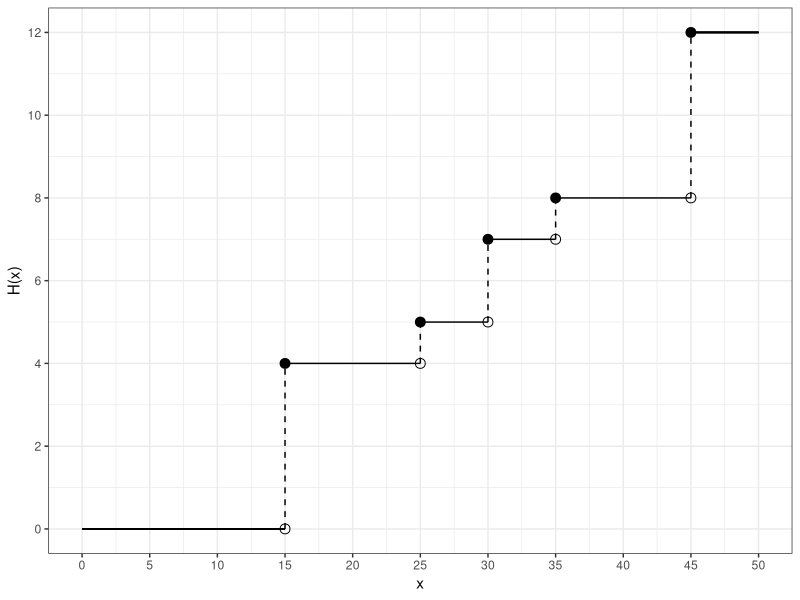
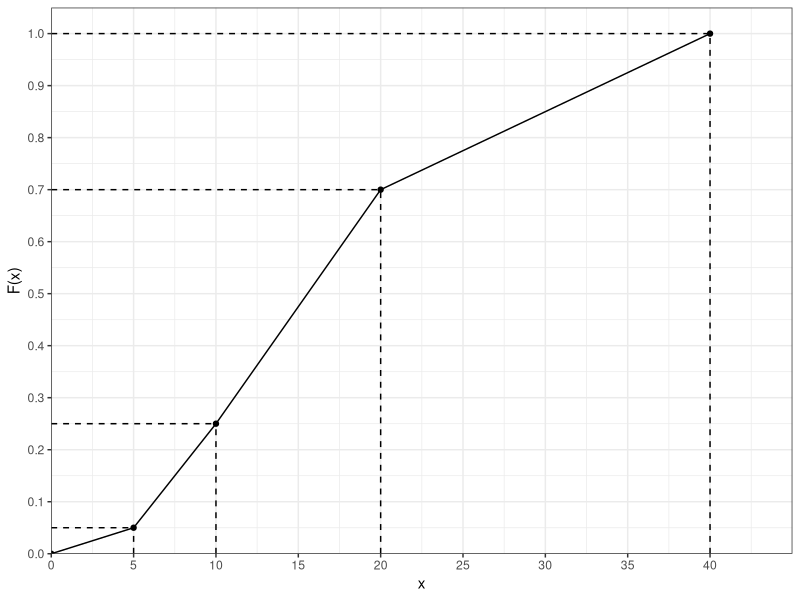
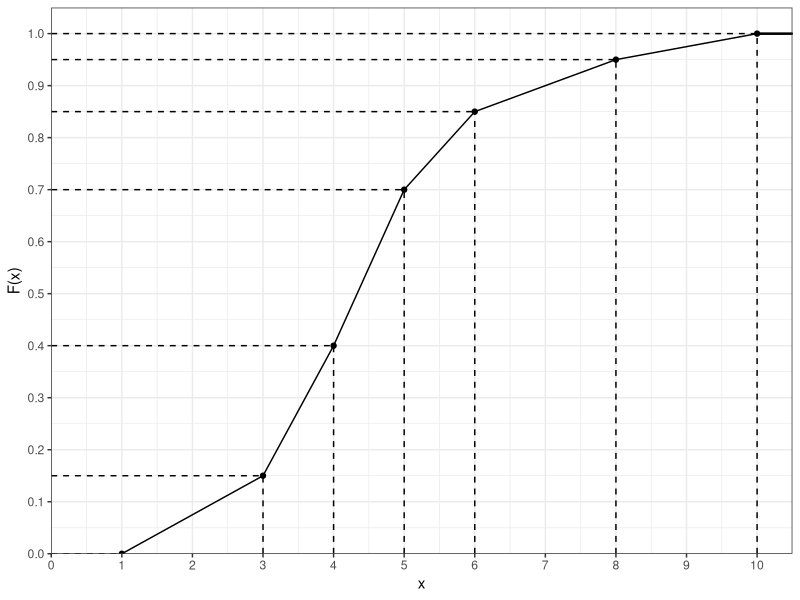
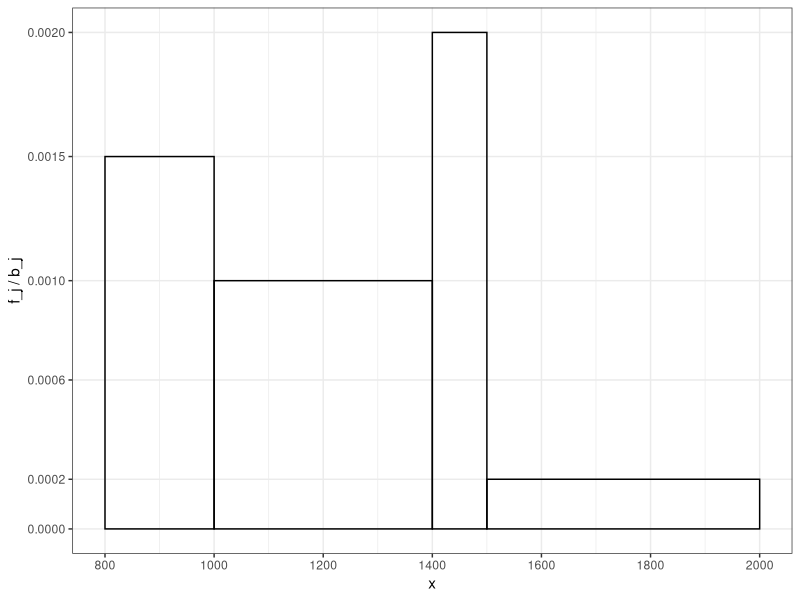
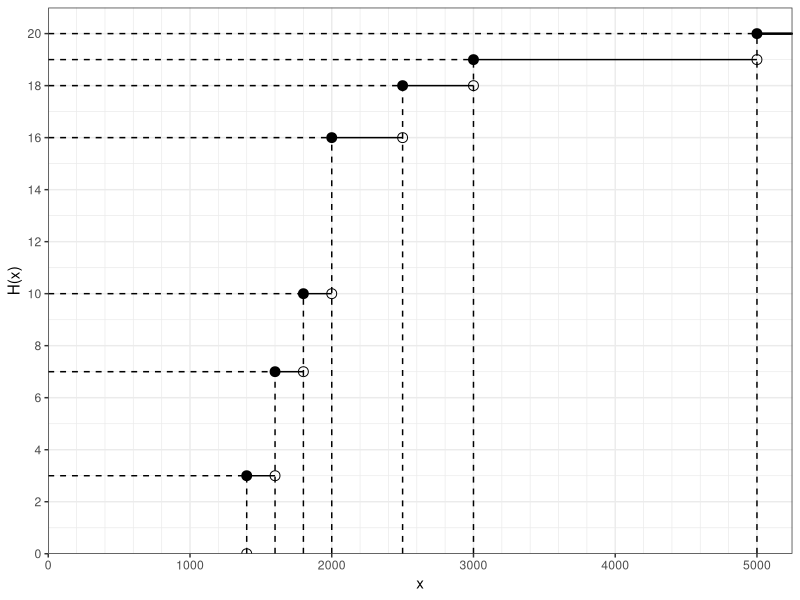

Recreate these plots in R, in order.
## ---- chunk 1
knitr::opts_chunk$set(echo = TRUE, message = FALSE, warning = FALSE, error = FALSE)
## ---- chunk 2
library(ggplot2)
library(dplyr)
library(knitr)

# Set ggplot2 theme
theme_set(theme_bw())
## ---- chunk 3
t <- c("t_0 = 0", "t_1 = 1", "t_2 = 2", "t_3 = 3", "t_4 = 4", "t_5 = 5")
i <- c("-", "10%", "12%", "35%", "27%", "4%")
x <- c(1000, 1100, 1232, 1663.2, 2112.26, 2196.75)
tbl <- tibble(t = t, i = i, x = x)

names(tbl) <- c("Time t [years]", "Interest rate i", "Year-end value [EUR]")

kable(tbl)
## ---- chunk 4
x <- c("0 - 20", "20 - 50", "50 - 150", "150 - 300")
order <- c(15, 30, 45, 10)
tbl <- tibble(x = x, order = order)
names(tbl) <- c("Order value in 1000 EUR from ... to less than ...", "Number of orders")
kable(tbl)
## ---- chunk 5
# Prerequisites
break_left <- c(0, 20, 50, 150)
break_right <- c(20, 50, 150, 300)
n_orders <- c(15, 30, 45, 10)
n_berlin <- sum(n_orders)

tbl <- tibble(break_left = break_left, break_right = break_right, n_orders = n_orders)

kable(tbl)
## ---- chunk 6
tbl <- tbl %>%
  mutate(rel_frequency = n_orders / 100) %>%
  mutate(cum_rel_frequency = cumsum(rel_frequency)) %>%
  print()
## ---- chunk 7
# Interpolation
x_25 <- 20 + (0.25 - 0.15) / (0.45 - 0.15) * (50 - 20)
x_50 <- 50 + (0.5 - 0.45) / (0.9 - 0.45) * (150 - 50)
x_75 <- 50 + (0.75 - 0.45) / (0.9 - 0.45) * (150 - 50)
x_25
x_50
x_75
## ---- chunk 8
tbl <- tbl %>%
  mutate(group_mean = (break_left + break_right) / 2) %>%
  print() %>%
  mutate(total_order_value = group_mean * n_orders) %>%
  print() %>%
  summarise(mean_order_value = sum(total_order_value) / sum(n_orders)) %>%
  print()

x_bar_berlin <- tbl$mean_order_value
## ---- chunk 9
n_new_york <- 95
## ---- chunk 10
x_bar_dollar <- 60000
x_bar_new_york <- 60000 * 1.5

var_dollar <- 16e6
# 1st variant
sd_dollar <- sqrt(var_dollar)
sd_euro <- sd_dollar * 1.5
var_new_york <- sd_euro^2
# 2nd variant
var_new_york_2 <- var_dollar * 1.5^2

x_bar_new_york
var_new_york
var_new_york_2
## ---- chunk 11
x_flensburg <- c(2e3, 12e3, 17e3, 12e3, 200e3)
n_flensburg <- length(x_flensburg)
## ---- chunk 12
# Arithmetic mean
mean(x_flensburg)

# Geometric mean
prod(x_flensburg)^(1 / length(x_flensburg))
## ---- chunk 13
x_flensburg[length(x_flensburg)] <- 2000

x_bar_flensburg <- mean(x_flensburg)
x_bar_flensburg
# IMPORTANT: Don't use sd as it computes the sample 
# standard deviation instead of the empirical 
# standard deviation
sd_flensburg <- sqrt(1 / n_flensburg * sum((x_flensburg - x_bar_flensburg)^2))
var_flensburg <- sd_flensburg^2
## ---- chunk 14
# New York (compare Part B)
var_new_york
# Flensburg
var_flensburg

# New York and Flensburg stores share the same standard deviation 
# and variance.
## ---- chunk 15
# Berlin (compare Part A)
total_order_value_berlin <- 100 * 79.5e3

# New York (compare Part B)
total_order_value_new_york <- 95 * 90e3

# Flensburg
total_order_value_flensburg <- sum(x_flensburg)

mean_order_value <- (
  total_order_value_berlin + total_order_value_new_york + total_order_value_flensburg
) / (100 + 95 + 5)
mean_order_value
## ---- chunk 16
# Berlin variance
n_orders <- c(15, 30, 45, 10)
x_bar_berlin_groups <- c(10e3, 35e3, 100e3, 225e3)
var_berlin <- 1 / n_berlin * sum(n_orders * (x_bar_berlin_groups - x_bar_berlin)^2)
var_berlin

# Values from previous tasks
n_cities <- c(n_berlin, n_new_york, n_flensburg)
x_bar_cities <- c(x_bar_berlin, x_bar_new_york, x_bar_flensburg)
var_cities <- c(var_berlin, var_new_york, var_flensburg)

# Total variance
var_all <- 1 / sum(n_cities) * (
  sum(n_cities * var_cities) + sum(n_cities * (x_bar_cities - mean(x_bar_cities))^2)
)
## ---- chunk 17
1 / sum(n_cities) * sum(n_cities * (x_bar_cities - mean(x_bar_cities))^2) / var_all
## ---- chunk 18
x_dot <- c(15, 25, 30, 35, 45)
y_dot <- c(4, 5, 7, 8, 12)
x_point <- x_dot
y_point <- c(0, 4, 5, 7, 8)
tbl <- tibble(x_dot = x_dot, y_dot = y_dot, x_point = x_point, y_point = y_point)

ggplot(tbl) +
  geom_segment(aes(x = x_point, xend = x_point, y = y_point, yend = y_dot), linetype = "dashed") +
  geom_segment(aes(x = x_point, xend = lead(x_point), y = y_dot, yend = y_dot)) +
  geom_segment(x = max(x_point), xend = 50, y = 12, yend = 12) +
  geom_segment(x = 0, xend = 15, y = 0, yend = 0) +
  geom_point(aes(x = x_dot, y = y_dot), shape = 19, size = 3) +
  geom_point(aes(x = x_point, y = y_point), shape = 1, size = 3) +
  scale_x_continuous(limits = c(0, 50), breaks = seq(0, 50, by = 5)) +
  scale_y_continuous(limits = c(0, 12), breaks = seq(0, 12, by = 2)) +
  labs(x = "x", y = "H(x)")
## ---- chunk 19
x <- c(0, 5, 10, 20, 40)
y <- c(0, 0.05, 0.25, 0.7, 1)
tbl <- tibble(x = x, y = y)

ggplot(tbl, aes(x = x, y = y)) +
  geom_point() +
  geom_line() +
  geom_segment(aes(x = 0, xend = x, y = y, yend = y), linetype = "dashed") +
  geom_segment(aes(x = x, xend = x, y = 0, yend = y), linetype = "dashed") +
  scale_x_continuous(limits = c(0, 45), breaks = seq(0, 40, by = 5), expand = c(0, 0)) +
  scale_y_continuous(limits = c(0, 1), breaks = seq(0, 1, by = 0.1), expand = expansion(c(0, 0.05))) +
  labs(x = "x", y = "F(x)")
## ---- chunk 20
(1 / 79) * (78 * 2813 + 2100)
## ---- chunk 21
tbl <- tribble(
  ~tariff,            ~time,           ~seconds_per_cost,
  "Night Tariff",     "01:00 - 06:00", 120,
  "Morning Tariff",   "06:00 - 12:00", 40,
  "Afternoon Tariff", "12:00 - 19:00", 30,
  "Evening Tariff",   "19:00 - 01:00", 60
)
names(tbl) <- c("Tariff", "Time from ... up to less than ...", "Talk time in seconds per cost unit of 8 Cent")

kable(tbl)
## ---- chunk 22
x <- c(1, 3, 4, 5, 6, 8, 10)
y <- c(0, 0.15, 0.4, 0.7, 0.85, 0.95, 1)
tbl <- tibble(x = x, y = y)

ggplot(tbl, aes(x = x, y = y)) +
  geom_point() +
  geom_line() +
  geom_segment(aes(x = x, xend = x, y = 0, yend = y), linetype = "dashed") +
  geom_segment(aes(x = 0, xend = x, y = y, yend = y), linetype = "dashed") +
  geom_segment(x = 10, xend = 10.5, y = 1, yend = 1) +
  labs(x = "x", y = "F(x)") +
  scale_x_continuous(limits = c(0, 10.5), expand = c(0, 0), breaks = 0:10) +
  scale_y_continuous(limits = c(0, 1), expand = expansion(c(0, 0.05)), breaks = seq(0, 1, by = 0.1))
## ---- chunk 23
x <- c(2400, 3300, 2400, 2300, 2500, 1700, 2100, 3100, 2900, 1800, 3900, 2100, 2900, 1500, 2700, 2200, 2000, 2500, 2600, 2200)
## ---- chunk 24
x_left <- c(800, 1000, 1400, 1500)
x_right <- c(1000, 1400, 1500, 2000)
y <- c(0.0015, 0.001, 0.002, 0.0002)
tbl <- tibble(x_left = x_left, x_right = x_right, y = y)

ggplot(tbl) +
  geom_rect(aes(xmin = x_left, xmax = x_right, ymin = 0, ymax = y), fill = NA, color = "black") +
  scale_x_continuous(breaks = seq(800, 2000, by = 200)) +
  scale_y_continuous(breaks = c(0, 0.0002, 0.0006, 0.001, 0.0015, 0.002), minor_breaks = NULL) +
  labs(x = "x", y = "f_j / b_j")
## ---- chunk 25
x <- c(1400, 1600, 1800, 2000, 2500, 3000, 5000)
y_point <- c(0, 3, 7, 10, 16, 18, 19)
y_dot <- c(3, 7, 10, 16, 18, 19, 20)
tbl <- tibble(x = x, y_point = y_point, y_dot = y_dot)

ggplot(tbl) +
  geom_point(aes(x = x, y = y_point), shape = 1, size = 3) +
  geom_point(aes(x = x, y = y_dot), shape = 19, size = 3) +
  geom_segment(aes(x = 0, xend = x, y = y_dot, yend = y_dot), linetype = "dashed") +
  geom_segment(aes(x = x, xend = x, y = 0, yend = y_dot), linetype = "dashed") +
  geom_segment(aes(x = x, xend = lead(x), y = y_dot, yend = y_dot)) +
  geom_segment(x = 5000, xend = 5500, y = 20, yend = 20) +
  scale_x_continuous(breaks = seq(0, 5000, by = 1000), limits = c(0, 5000), expand = expansion(c(0, 0.05)), minor_breaks = seq(0, 5000, by = 200)) +
  scale_y_continuous(breaks = seq(0, 20, by = 2), minor_breaks = 0:20, limits = c(0, 20), expand = expansion(c(0, 0.05))) +
  labs(x = "x", y = "H(x)")
